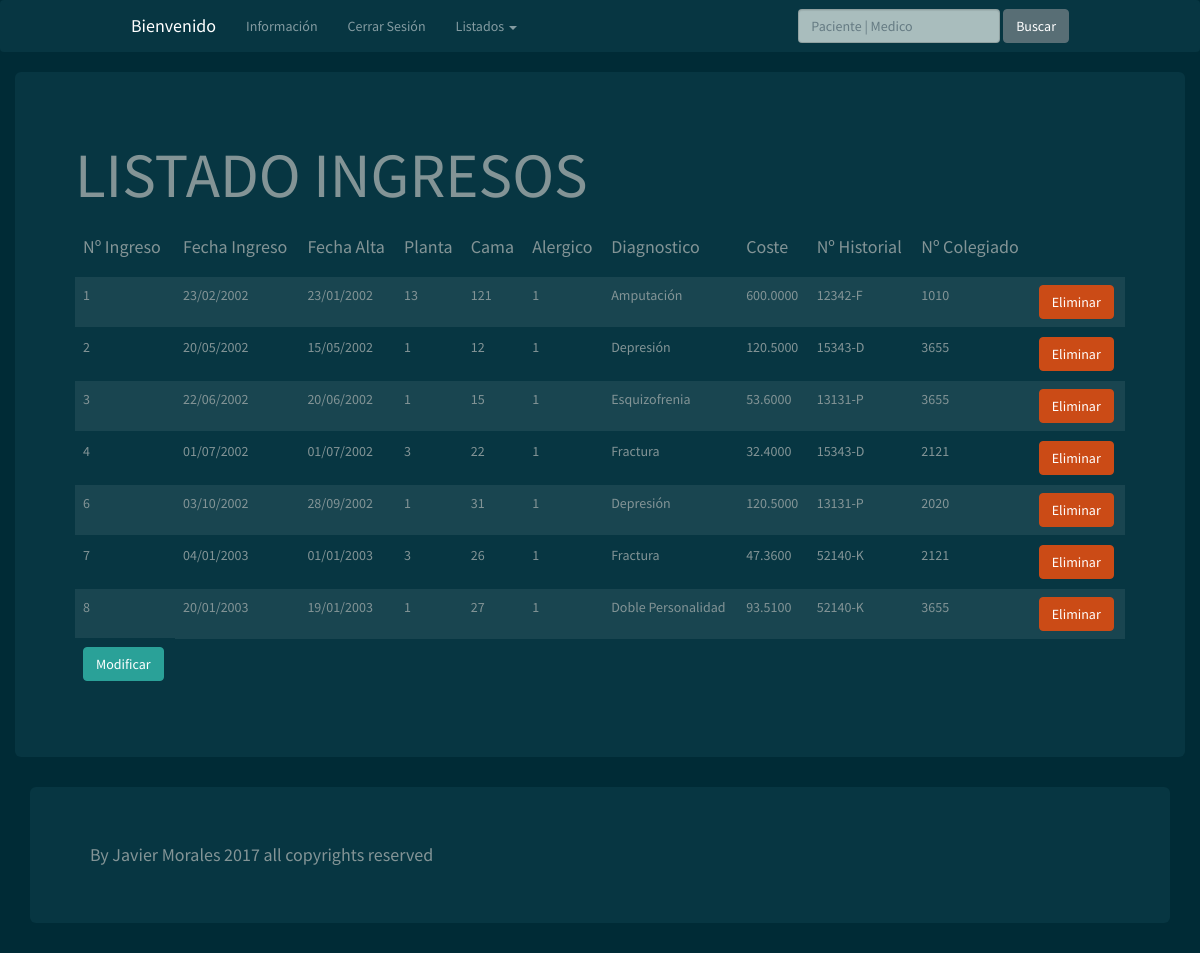
Screenshot of /listadoIngresos.php with the database file from the repository.
### tables this page shows
CREATE TABLE `ingresos` (
  `Num_Ingreso` int(10) NOT NULL,
  `FIngreso` datetime DEFAULT NULL,
  `FAlta` datetime DEFAULT NULL,
  `Planta` varchar(2) DEFAULT NULL,
  `Cama` varchar(3) DEFAULT NULL,
  `Alergico` varchar(1) NOT NULL,
  `Diagnostico` varchar(40) DEFAULT NULL,
  `Coste` decimal(19,4) DEFAULT NULL,
  `Num_Historial` varchar(9) DEFAULT NULL,
  `Num_Colegiado` varchar(4) DEFAULT NULL
);

### listadoIngresos.php (the view, shortened to what this page needs)
<?php
include 'conexion.php';
$query_recordset1 = "SELECT * FROM ingresos";
$recordset = mysqli_query($miconexion, $query_recordset1) or die (mysqli_connect_error());
$row_filas = mysqli_fetch_assoc($recordset);
include 'AdminHeader.php';
?>
<div class="container">
  <div class="row">
    <div class="jumbotron">
      <h1>LISTADO INGRESOS</h1>
    <table class="table table-striped table-hover ">
  <thead>
    <tr>
      <th><h4>Nº Ingreso</h4></th>
      <th><h4>Fecha Ingreso</h4></th>
      <th><h4>Fecha Alta</h4></th>
      <th><h4>Planta</h4></th>
      <th><h4>Cama</h4></th>
      <th><h4>Alergico</h4></th>
      <th><h4>Diagnostico</h4></th>
      <th><h4>Coste</h4></th>
      <th><h4>Nº Historial</h4></th>
      <th><h4>Nº Colegiado</h4></th>
    </tr>
  </thead>
<?php
$iteracion= 0;
do {
if ($iteracion%2==0){$clase= "active";} else {$clase= "";}
    ?>
  <tbody>
    <tr class= <?php echo '"'.$clase.'"'; ?>>
      <td><?php echo $row_filas['Num_Ingreso']; ?></td>
      <td ><?php $date=date_create($row_filas['FAlta']);
      echo date_format($date,"d/m/Y");
      ?>
      </td>
      <td>
      <?php
      $date=date_create($row_filas['FIngreso']);
      echo date_format($date,"d/m/Y");
      ?>
      </td>
      <td><?php echo $row_filas['Planta']; ?></td>
      <td><?php echo $row_filas['Cama']; ?></td>
      <td><?php echo $row_filas['Alergico']; ?></td>
      <td><?php echo $row_filas['Diagnostico']; ?></td>
      <td><?php echo $row_filas['Coste']; ?></td>
      <td><?php echo $row_filas['Num_Historial']; ?></td>
      <td><?php echo $row_filas['Num_Colegiado']; ?></td>
      <td><form name="form1" action="eliminar_ingreso.php" method="post">
              <input type="submit" class="btn btn-warning" name="Eliminar" value="Eliminar">
          </form>
    </tr>
  <?php
$iteracion++;
  } while  ($row_filas = mysqli_fetch_assoc ($recordset));?>
 <tfoot>
        <td><form name="form1" action="modificar_ingresos.php" method="post">
                  <input type="submit" class="btn btn-success" name="Modificar" value="Modificar">
                  </form>
          </td>
        </tfoot>
    </table>
 </div>
<?php
include 'Footer.php';
?>

### rows the page displays
ingresos: Num_Ingreso "1", FAlta "23/02/2002", FIngreso "23/01/2002", Planta "13", Cama "121", Alergico "1", Diagnostico "Amputación", Coste "600.0000", Num_Historial "12342-F", Num_Colegiado "1010"
ingresos: Num_Ingreso "2", FAlta "20/05/2002", FIngreso "15/05/2002", Planta "1", Cama "12", Alergico "1", Diagnostico "Depresión", Coste "120.5000", Num_Historial "15343-D", Num_Colegiado "3655"
ingresos: Num_Ingreso "3", FAlta "22/06/2002", FIngreso "20/06/2002", Planta "1", Cama "15", Alergico "1", Diagnostico "Esquizofrenia", Coste "53.6000", Num_Historial "13131-P", Num_Colegiado "3655"
ingresos: Num_Ingreso "4", FAlta "01/07/2002", FIngreso "01/07/2002", Planta "3", Cama "22", Alergico "1", Diagnostico "Fractura", Coste "32.4000", Num_Historial "15343-D", Num_Colegiado "2121"
ingresos: Num_Ingreso "6", FAlta "03/10/2002", FIngreso "28/09/2002", Planta "1", Cama "31", Alergico "1", Diagnostico "Depresión", Coste "120.5000", Num_Historial "13131-P", Num_Colegiado "2020"
ingresos: Num_Ingreso "7", FAlta "04/01/2003", FIngreso "01/01/2003", Planta "3", Cama "26", Alergico "1", Diagnostico "Fractura", Coste "47.3600", Num_Historial "52140-K", Num_Colegiado "2121"
ingresos: Num_Ingreso "8", FAlta "20/01/2003", FIngreso "19/01/2003", Planta "1", Cama "27", Alergico "1", Diagnostico "Doble Personalidad", Coste "93.5100", Num_Historial "52140-K", Num_Colegiado "3655"
